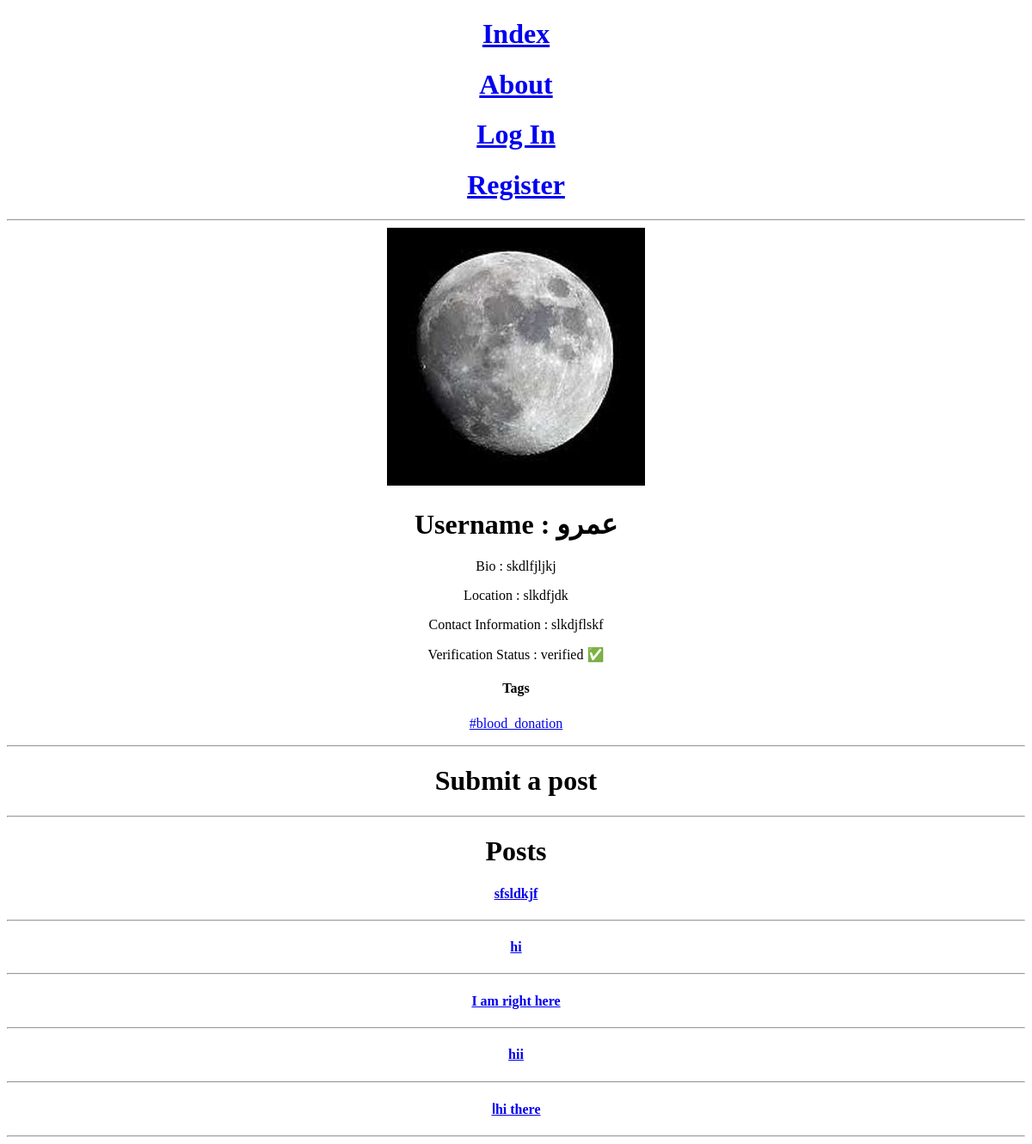
The app's page /accounts/عمرو/, older data.
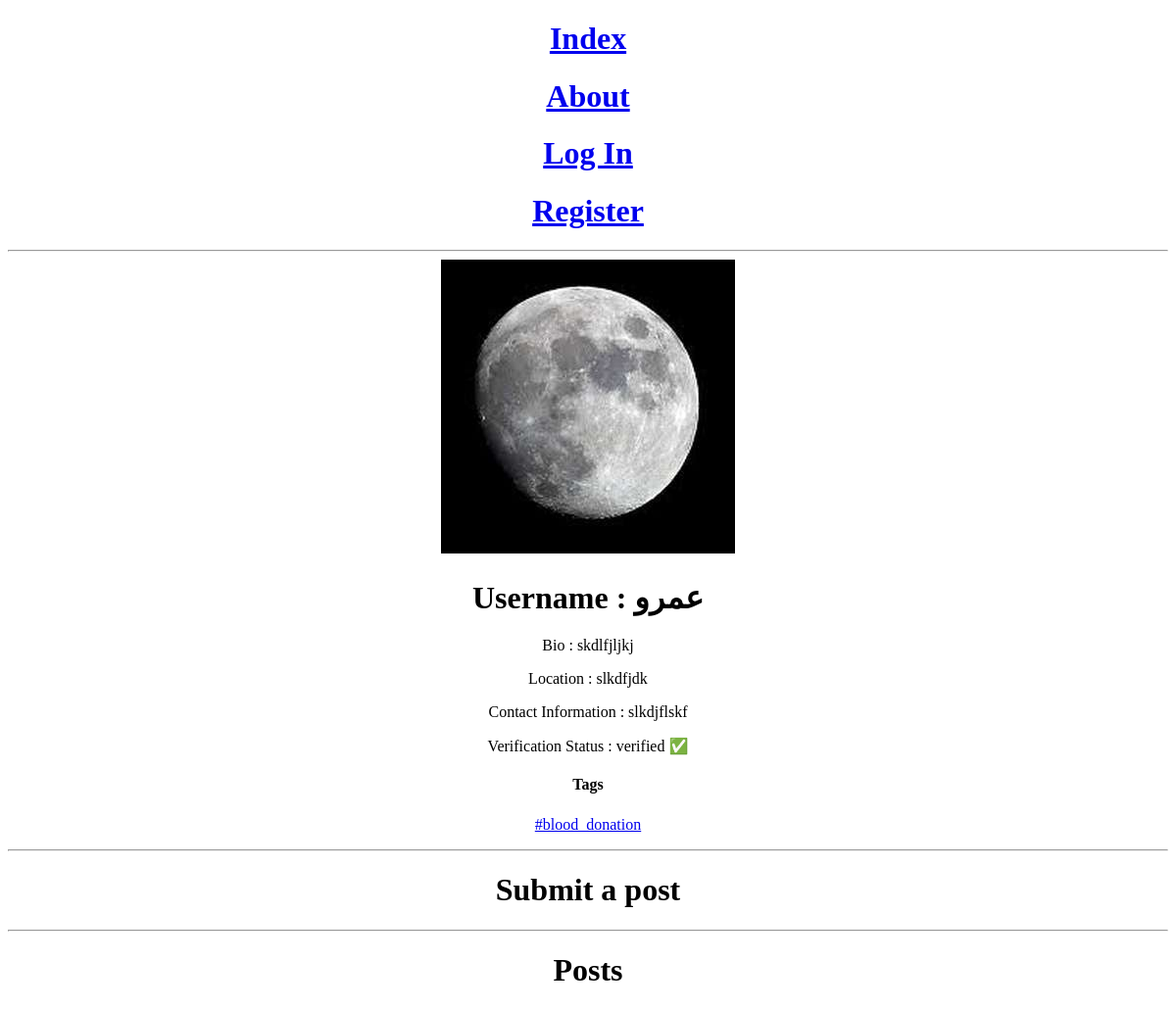
The same page, newer data.
### infrastructure/models.py (models this page shows, shortened)
class Tag(models.Model):
	name = models.TextField()
	verified = models.BooleanField(default=False)
	def __str__(self):
		return self.name

class Post(models.Model):
	content = models.TextField()
	created_at = models.DateTimeField(auto_now_add=True)
	publisher_user = models.ForeignKey(Profile, related_name='user_post', on_delete=models.CASCADE, null = True,
		blank = True)
	publisher_org = models.ForeignKey(Organization, related_name='org_post', on_delete=models.CASCADE, null = True,
		blank = True)
	votes = models.IntegerField(default = 0)
	def __init__(self, *args, **kwargs):
		self.voters_list = []
		return super().__init__(*args, **kwargs)

### infrastructure/views.py (the view)
# urls.py: path('accounts/<slug>/', views.ProfileDetail.as_view(), name='display-profile' ),
class ProfileDetail(DetailView):
	model = Profile
	def get_object(self):
		return Profile.objects.get(slug = self.kwargs.get('slug'))
	def get_context_data(self, **kwargs):
		context = super(ProfileDetail, self).get_context_data(**kwargs)
		request = self.request
		slug =None
		ids=[]
		if request.user.is_authenticated:
			slug = request.user.slug
			voted_users = Voters.objects.filter(voter = request.user)
			for vote in voted_users:
				ids.append(vote.post.id)
		context['ids'] = ids
		return context

### infrastructure/templates/infrastructure/profile_detail.html (shortened to what this page needs)
{%extends 'base.html'%}
{%block content%}
<img src="{{ object.avatar_thumbnail.url }}" >
<h1>Username : {{ object.username }}</h1>
<p>Bio : {{ object.bio }}</p>
<p>Location : {{ object.location }}</p>
<p>Contact Information : {{ object.contact_information }}</p>
<p>Verification Status :
	{% if object.verified %}
		verified ✅
	{%else%}
		not verified ❌
	{%endif%}
</p>
<h4>Tags</h4>
{%for tag in object.tags.all%}
<p> <a href="{% url 'infrastructure:tag-user-view' tag_name=tag.name %}">{{tag}}</a>{{tag_form.subject_tags}} </p>
{%endfor%}
<hr>
<h1>Submit a post</h1>
<hr>
<h1>Posts</h1>
{%for post in object.user_post.all%}
<h4><a href="{%url 'infrastructure:post-detail' id=post.id%}">{{post.content}}</a></h4>
<hr>
{%endfor%}
{%endblock%}

Row changes from the older to the newer data that the page shows:
removed Post: content "sfsldkjf"
removed Post: content "hi"
removed Post: content "I am right here"
removed Post: content "hii"
removed Post: content "اhi there"
